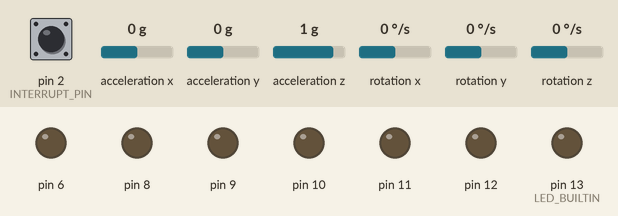
Simulated run of this sketch. Board: Arduino Uno, built with avr-gcc and run on an emulated ATmega328P. Parts: output pins drawn as LEDs (lit = HIGH). Inputs (shaded band) come from the test bench; at power-on: pin 2 (INTERRUPT_PIN) LOW, acceleration x 0 g, acceleration y 0 g, acceleration z 1 g, rotation x 0 °/s, rotation y 0 °/s, rotation z 0 °/s. The sensor or clock chip raises its interrupt line as the real part does; what the sketch prints to the serial monitor is not drawn.

Above: at 0.1 s.
At 0.6 s:
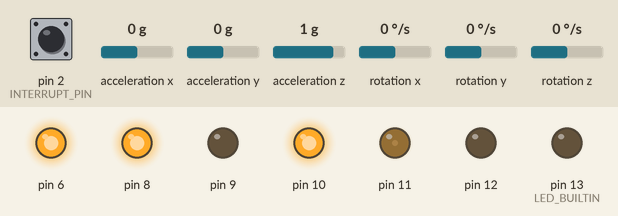
Timing chart, 0 to 2.1 s (numbered marks = the images above):
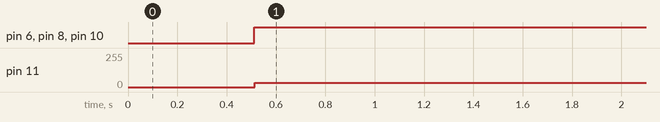

The sketch:

1023.ino
```cpp
#include <I2Cdev.h>


//   arduino ==> 셀프밸런싱로봇을 만들어 실험해본 코드

//----------------------------- -------------------------------
// PID 제어, 모터 제어, MPU6050센서 값을 받기 위한 선언문
#include <PID_v1.h>
#include <LMotorController.h>
#include "I2Cdev.h"
#include "MPU6050_6Axis_MotionApps20.h"

//MPU 객체를 선언합니다
MPU6050 mpu;
//------------------------------------------------------------
#define OUTPUT_READABLE_YAWPITCHROLL  // Yaw, Pitch, Roll 값을 얻기 위해 선언합니다
#define INTERRUPT_PIN 2               // MPU6050 센서의 INT 핀이 꽂혀있는 번호를 설정합니다. 보통 2번
//#define LED_PIN 13                    // Arudino Uno의 13번핀 LED를 동작 중에 반짝거리게 하려고 선언합니다

//int led = 13;

unsigned long timer;  // 시간 정의
extern volatile unsigned long timer0_millis;


// ================================================================
// ===                      i2c SETUP Items                     ===
// ================================================================

#if I2CDEV_IMPLEMENTATION == I2CDEV_ARDUINO_WIRE
#include "Wire.h"
#endif

void i2cSetup() {
// join I2C bus (I2Cdev library doesn't do this automatically)
#if I2CDEV_IMPLEMENTATION == I2CDEV_ARDUINO_WIRE
  Wire.begin();
  Wire.setClock(400000);  // 400kHz I2C clock. Comment this line if having compilation difficulties
#elif I2CDEV_IMPLEMENTATION == I2CDEV_BUILTIN_FASTWIRE
  Fastwire::setup(400, true);
#endif
}

// ================================================================
// ===                      MPU DMP SETUP                       ===
// ================================================================
#define OUTPUT_TEAPOT 1  // Processing을 통해 MPU6050 센서를 Visualize 하고 싶은 경우 1, 아니면 0으로 선언합니다
//------------------------------------------------------------
// MPU control/status vars
bool blinkState = false;  // LED를 반짝거리게 하기 위한 변수
bool dmpReady = false;    // set true if DMP init was successful
uint8_t mpuIntStatus;     // holds actual interrupt status byte from MPU
uint8_t devStatus;        // return status after each device operation (0 = success, !0 = error)
uint16_t packetSize;      // expected DMP packet size (default is 42 bytes)
uint16_t fifoCount;       // count of all bytes currently in FIFO
uint8_t fifoBuffer[64];   // FIFO storage buffer


//------------------------------------------------------------
// MPU6050 센서를 통해 쿼터니언과 오일러각, Yaw, Pitch, Roll 값을 얻기 위해 선언합니다
// orientation/motion vars
Quaternion q;         // [w, x, y, z]         quaternion container
VectorInt16 aa;       // [x, y, z]            accel sensor measurements
VectorInt16 aaReal;   // [x, y, z]            gravity-free accel sensor measurements
VectorInt16 aaWorld;  // [x, y, z]            world-frame accel sensor measurements
VectorFloat gravity;  // [x, y, z]            gravity vector
float euler[3];       // [psi, theta, phi]    Euler angle container
float ypr[3];         // [yaw, pitch, roll]   yaw/pitch/roll container and gravity vector


// ================================================================
// ===                         PID Setup                        ===
// ================================================================
double originalSetpoint;
double setpoint = originalSetpoint;
double movingAngleOffset = 0.3;
double fKp = 10000, fKi = 200, fKd = 1.6;  //front Kpid          50 > 75
double bKp = 75, bKi = 200, bKd = 0.8;  //back Kpid         32 > 20

/*
1. 먼저 Kp를 조정합니다.
  Kp값이 너무 작으면 로봇이 쉽게 넘어지며
  Kp값이 너무 크면 로봇이 앞뒤로 심하게 흔들리게 됩니다.
  로봇이 앞뒤로 조금씩 흔들리는 상태가 최적의 상태입니다.

2. Kp가 설정되면 다음은 Kd를 조정합니다.
  최적은 Kd값은 로봇이 안정을 유지하는 동안 진동을 감소시키며
  손으로 밀어도 로봇이 바로 복귀되게 합니다.

3. 마지막으로 Ki를 조정합니다.
  Kp와 Kd가 설정되더라도 안정된 상태로 도달하는 동안 진동을 하게 됩니다.
  최적의 Ki값은 로봇이 안정되는 데 걸리는 시간을 단축시킬 수 있습니다.
*/

// PID 제어용 input, output 변수를 선언합니다
double input, output;

// PID값을 설정해준다
PID pid(&input, &output, &setpoint, fKp, fKi, fKd, DIRECT);

void PID_RL() {
 /* double gap = input - setpoint;  // Pitch 값은 back으로 갈 수록 값이 커진다.
                                  // 누우면 gap은 음수, 일어서면 gap은 양수의 값을 지니게 됨.
  if (setpoint >= -30) {
    pid.SetTunings(bKp, bKi, bKd);
  } else if (setpoint < -30) {
    if (gap <= 0)  // 뒤로 누움
    {
      pid.SetTunings(bKp, bKi, bKd);
    } else if (gap > 0)  // 앞으로 감
    {
      pid.SetTunings(fKp, fKi, fKd);
    }
  }
  */
  pid.SetTunings(fKp, fKi, fKd);
}


// ================================================================
// ===                       Motor Setup                        ===
// ================================================================
#define MIN_ABS_SPEED 200  // 모터의 최저속도를 설정합니다.   0 ~ 255 값 중 선택

// 모터 제어용 변수 선언
// EnA, EnB는 속도제어용(pwm), IN1,2,3,4는 방향제어용 핀입니다
int ENA = 10;
int IN1 = 12;
int IN2 = 6;
int IN3 = 9;
int IN4 = 8;
int ENB = 11;

// motorController 객체 생성, 맨 끝 파라미터 1,1은 각각 좌측, 우측모터의 최대속도(%) 입니다.
LMotorController motorController(ENA, IN2, IN1, ENB, IN4, IN3, 100, 100);


// ================================================================
// ===                         Visualize                        ===
// ================================================================
//------------------------------------------------------------
// Processing으로 MPU6050 센서를 Visualize 하기 위한 변수
// packet structure for InvenSense teapot demo
uint8_t teapotPacket[14] = { '$', 0x02, 0, 0, 0, 0, 0, 0, 0, 0, 0x00, 0x00, '\r', '\n' };

void MPU6050_connect() {
  // initialize device
     Serial.println(F("Initializing I2C devices..."));
  mpu.initialize();
  pinMode(INTERRUPT_PIN, INPUT);
  // verify connection
    Serial.println(F("Testing device connections..."));
    Serial.println(mpu.testConnection() ? F("MPU6050 connection successful") : F("MPU6050 connection failed"));


  // load and configure the DMP
  Serial.println(F("Initializing DMP..."));
  devStatus = mpu.dmpInitialize();

  // supply your own gyro offsets here, scaled for min sensitivity
  mpu.setXGyroOffset(220);
  mpu.setYGyroOffset(76);
  mpu.setZGyroOffset(-85);
  mpu.setZAccelOffset(1788);  // 1688 factory default for my test chip

  // devStatus 값이 0 이면 정상작동, 0이 아니면 오작동입니다
  // make sure it worked (returns 0 if so)
  if (devStatus == 0) {
    // turn on the DMP, now that it's ready
        Serial.println(F("Enabling DMP..."));
    mpu.setDMPEnabled(true);

    // enable Arduino interrupt detection
        Serial.println(F("Enabling interrupt detection (Arduino external interrupt 0)..."));
    attachInterrupt(digitalPinToInterrupt(INTERRUPT_PIN), dmpDataReady, RISING);
    mpuIntStatus = mpu.getIntStatus();

    // set our DMP Ready flag so the main loop() function knows it's okay to use it
        Serial.println(F("DMP ready! Waiting for first interrupt..."));
    dmpReady = true;

    // get expected DMP packet size for later comparison
    packetSize = mpu.dmpGetFIFOPacketSize();


    // MPU6050 센서가 정삭작동하면 PID 제어용 코드를 초기화합니다
    pid.SetMode(AUTOMATIC);
    pid.SetSampleTime(10);
    pid.SetOutputLimits(-255, 255);
  } else {  // MPU6050 센서가 오작동한 경우
            // ERROR!
            // 1 = initial memory load failed
            // 2 = DMP configuration updates failed
            // (if it's going to break, usually the code will be 1)
                 Serial.print(F("DMP Initialization failed (code "));
                 Serial.print(devStatus);
        Serial.println(F(")"));
  }
}

// ================================================================
// ===               INTERRUPT DETECTION ROUTINE                ===
// ================================================================
volatile bool mpuInterrupt = false;  // indicates whether MPU interrupt pin has gone high

void dmpDataReady() {
  mpuInterrupt = true;
}

// ================================================================
// ===                         MPU6050                          ===
// ================================================================
void PID_update_and_motor_control() {
  // if programming failed, don't try to do anything
  if (!dmpReady) return;

  // wait for MPU interrupt or extra packet(s) available
  while (!mpuInterrupt && fifoCount < packetSize) {
    //no mpu data - performing PID calculations and output to motors

    pid.Compute();                                // 루프를 돌면서 pid 값을 업데이트합니다
    motorController.move(output, MIN_ABS_SPEED);  // pid 연산으로 나온 output 값을 motorController로 전송합니다. (모터제어)
  }
}
void etc_need_setup() {
  // reset interrupt flag and get INT_STATUS byte
  mpuInterrupt = false;
  mpuIntStatus = mpu.getIntStatus();

  // get current FIFO count
  fifoCount = mpu.getFIFOCount();
}
void Get_ypr_input() {
  // wait for correct available data length, should be a VERY short wait
  while (fifoCount < packetSize) fifoCount = mpu.getFIFOCount();

  // read a packet from FIFO
  mpu.getFIFOBytes(fifoBuffer, packetSize);

  // track FIFO count here in case there is > 1 packet available
  // (this lets us immediately read more without waiting for an interrupt)
  fifoCount -= packetSize;

  // display Euler angles in degrees
  mpu.dmpGetQuaternion(&q, fifoBuffer);
  mpu.dmpGetGravity(&gravity, &q);
  mpu.dmpGetYawPitchRoll(ypr, &q, &gravity);

#ifdef OUTPUT_READABLE_YAWPITCHROLL  // 센서를 통해 구한 Yaw, Pitch, Roll 값을 Serial Monitor에 표시합니다 \
    Serial.print("ypr\t"); \
    Serial.print(ypr[0] * 180/M_PI); \
    Serial.print("\t"); \
    Serial.print(ypr[1] * 180/M_PI); \
    Serial.print("\t"); \
    Serial.println(ypr[2] * 180/M_PI);

#endif
  // PID 제어를 하기 위해 input 변수에 Pitch 값을 넣습니다
  input = ypr[1] * 180 / M_PI-1;

}
void check_imu_working() {
  // MPU6050 센서가 정상작동하는 경우에만 PID제어를 해야하므로 아래와 같이 if-else문을 작성합니다
  // check for overflow (this should never happen unless our code is too inefficient)
  if ((mpuIntStatus & 0x10) || fifoCount == 1024) {
    // reset so we can continue cleanly
    mpu.resetFIFO();
        Serial.println(F("FIFO overflow!"));
  }
  // MPU6050 센서가 정상작동하는 경우
  else if (mpuIntStatus & 0x02) {
    Get_ypr_input();
    PID_RL();
    MPU6050_visualize();
  }
}
void MPU6050_visualize() {
#ifdef OUTPUT_TEAPOT  // Processing으로 MPU6050센서의 움직임을 Visualize 하기 위한 코드
  // display quaternion values in InvenSense Teapot demo format:
  teapotPacket[2] = fifoBuffer[0];
  teapotPacket[3] = fifoBuffer[1];
  teapotPacket[4] = fifoBuffer[4];
  teapotPacket[5] = fifoBuffer[5];
  teapotPacket[6] = fifoBuffer[8];
  teapotPacket[7] = fifoBuffer[9];
  teapotPacket[8] = fifoBuffer[12];
  teapotPacket[9] = fifoBuffer[13];
  Serial.write(teapotPacket, 14);
  teapotPacket[11]++;  // packetCount, loops at 0xFF on purpose
#endif
}

// ================================================================
// ===                        Rebound                           ===
// ================================================================
void Rebound(double theta_0, double theta_b, unsigned long time_start, unsigned long time_b, unsigned long T)
// theta_0는 기본 세팅 각도, theta_b는 바운드 될 각도, time_start는 반동 시작 타이밍, time_b는 바운드 될 각도의 유지 시간, T은 주기
{
  timer = millis();
  setpoint = theta_0;  // degree(90) = 0, degree(60) = -30
  if (timer >= time_start && timer <= time_start + time_b) {
    setpoint = theta_b;
    digitalWrite(LED_BUILTIN, HIGH);
  }
  if (timer >= T) {
    timer0_millis = 0;
  }
  digitalWrite(LED_BUILTIN, LOW);
}

// ================================================================
// ===                         Setup                            ===
// ================================================================
void setup() {
  i2cSetup();
  Serial.begin(115200);
  Serial.print("test Theta_set,Theta_input, test\n");
  while (!Serial);  // wait for Leonardo enumeration, others continue immediately
  MPU6050_connect();
  // 로봇이 작동 중 13번 LED를 깜빡거리기 위해 OUTPUT으로 초기화합니다
 // pinMode(LED_PIN, OUTPUT);
  //pinMode(led, OUTPUT);
    pinMode(LED_BUILTIN, OUTPUT);
}


// ================================================================
// ===                          Loop                            ===
// ================================================================
void loop() {
  Rebound(0,0, 1000, 72, 2000);
  PID_update_and_motor_control();
  etc_need_setup();
  check_imu_working();
  //   Serial.println(timer);
  //   Serial.println(",");
  //   Serial.println(setpoint);
  Serial.print("test ");
  Serial.print(setpoint);
  Serial.print(",");
  Serial.print(input);
  Serial.print(" test\n");
}
```

Measured:
- by itself, pin 6, pin 8, pin 10: LOW → HIGH at 0.51 s
- by itself, pin 11: 0/255 → 32/255 at 0.51 s
